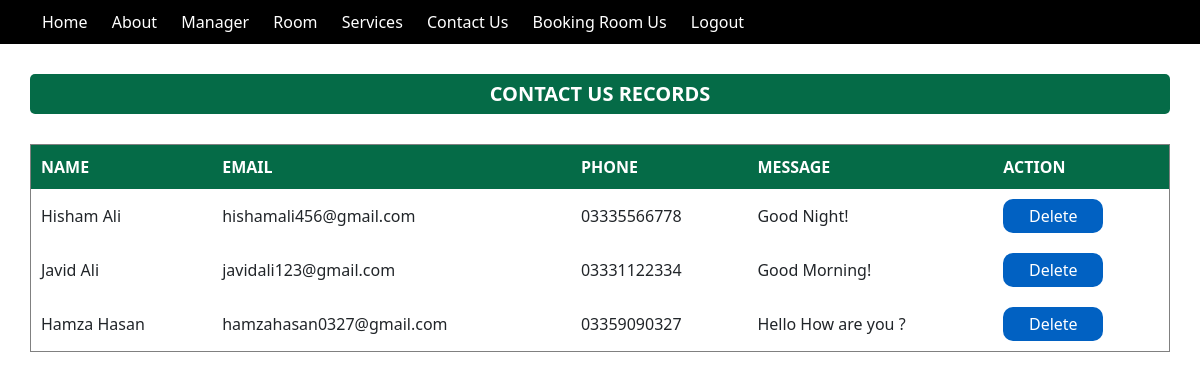
/Admin-Contact.php (signed in), run on the app's committed database.
### tables this page shows
CREATE TABLE `contact` (
  `id` int(11) NOT NULL,
  `name` varchar(20) NOT NULL,
  `email` varchar(100) NOT NULL,
  `phone` varchar(14) NOT NULL,
  `message` longtext NOT NULL,
  `upload_date` timestamp NOT NULL DEFAULT current_timestamp()
);

### Admin-Contact.php (the view, shortened to what this page needs)
<?php
include('Connection.php');
?>
<!DOCTYPE html>
<html lang="en">
<head>
    <link rel="stylesheet" href="Style.css">
    <link rel="stylesheet" href="Admin-Style.css">
    <link rel="stylesheet" href="https://cdnjs.cloudflare.com/ajax/libs/font-awesome/6.2.1/css/all.min.css"/>
    <link rel="stylesheet" href="https://cdn.jsdelivr.net/npm/bootstrap@5.3.2/dist/css/bootstrap.min.css">
</head>
<body>
  <nav>
    <ul>
      <li><a href="#"> Home</a></li>
      <li><a href="Admin-About.php">About</a></li>
      <li><a href="Admin-Manager.php">Manager</a></li>
      <li><a href="Admin-Room.php"> Room</a></li>
      <li><a href="Admin-Services.php"> Services</a></li>
      <li class="active"><a href="#"> Contact Us</a></li>
      <li><a href="Admin-booking-room.php"> Booking Room Us</a></li>
      <li><a href="Admin-Logout.php"> Logout</a></li>
    </ul>
  </nav>
    <div class="myHead">
        <p>CONTACT US RECORDS</p>
    </div>
    <?php
    $query = "SELECT * FROM contact ORDER BY upload_date DESC";
    $data = mysqli_query($conn, $query);
    $total = mysqli_num_rows($data);
    ?>
    <div class="myTable">
        <table border="1" cellspacing="0px">
            <tr>
                <th>NAME</th>
                <th>EMAIL</th>
                <th>PHONE</th>
                <th>MESSAGE</th>
                <th>ACTION</th>
            </tr>
            <?php
            if($total != 0) {
                while($result = mysqli_fetch_assoc($data)) {
                    echo "<tr>
                    <td>".$result['name']."</td>
                    <td>".$result['email']."</td>
                    <td>".$result['phone']."</td>
                    <td>".$result['message']."</td>
                    <td><a href='Contact-Delete.php?id=$result[id]'>
                    <input type='submit' value='Delete' id='delete' onclick='return checkdelete()'></a></td>
                    </tr>";
                }
            } else {
                echo "<tr><td colspan='5'>No Records in the Contact-Us.</td></tr>";
            }
            ?>
        </table>
    </div>
</body>
</html>

### style.css (style rules this page uses)
* { padding: 0; margin: 0; box-sizing: border-box; list-style-type: none; }
body a { text-decoration-line: none; }
nav { background-color: black; }
nav ul { margin-bottom: 0px; }
nav ul li { display: inline-block; }
nav ul li a { display: block; padding: 10px; color: white; }
input, textarea { border: none; outline: none; border-radius: 2px; box-sizing: border-box; font-size: 1.25em; width: 100%; padding: 10px; }

### Admin-Style.css (style rules this page uses)
:root { --my-green: rgb(5, 107, 71); --my-blue: rgb(1, 97, 194); }
.myHead p { background-color: var(--my-green); color: white; padding: 5px; margin: 30px; font-size: 20px; font-weight: bold; border-radius: 5px; text-align: center; }
.myTable table { width: 95%; margin: 30px auto; }
.myTable th { background-color: var(--my-green); color: white; padding: 10px; font-size: 16px; text-align: left; }
.myTable td { padding: 10px; }
#delete { background-color: var(--my-blue); color: white; border: none; padding: 5px; border-radius: 10px; width: 100px; cursor: pointer; }

### data on the page
contact: name "Hisham Ali", email "hishamali456@gmail.com", phone "03335566778", message "Good Night!"
contact: name "Javid Ali", email "javidali123@gmail.com", phone "03331122334", message "Good Morning!"
contact: name "Hamza Hasan", email "hamzahasan0327@gmail.com", phone "03359090327", message "Hello How are you ?"
